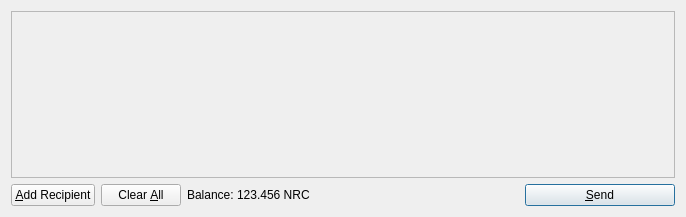
<?xml version="1.0" encoding="UTF-8"?>
<ui version="4.0">
 <class>SendCoinsDialog</class>
 <widget class="QDialog" name="SendCoinsDialog">
  <property name="geometry">
   <rect>
    <x>0</x>
    <y>0</y>
    <width>686</width>
    <height>217</height>
   </rect>
  </property>
  <property name="windowTitle">
   <string>Send Coins</string>
  </property>
  <layout class="QVBoxLayout" name="verticalLayout">
   <item>
    <widget class="QScrollArea" name="scrollArea">
     <property name="widgetResizable">
      <bool>true</bool>
     </property>
     <widget class="QWidget" name="scrollAreaWidgetContents">
      <property name="geometry">
       <rect>
        <x>0</x>
        <y>0</y>
        <width>666</width>
        <height>165</height>
       </rect>
      </property>
      <layout class="QVBoxLayout" name="verticalLayout_2">
       <property name="margin">
        <number>0</number>
       </property>
       <item>
        <layout class="QVBoxLayout" name="entries">
         <property name="spacing">
          <number>6</number>
         </property>
        </layout>
       </item>
       <item>
        <spacer name="verticalSpacer">
         <property name="orientation">
          <enum>Qt::Vertical</enum>
         </property>
         <property name="sizeHint" stdset="0">
          <size>
           <width>20</width>
           <height>40</height>
          </size>
         </property>
        </spacer>
       </item>
      </layout>
     </widget>
    </widget>
   </item>
   <item>
    <layout class="QHBoxLayout" name="horizontalLayout">
     <item>
      <widget class="QPushButton" name="addButton">
       <property name="toolTip">
        <string>Send to multiple recipients at once</string>
       </property>
       <property name="text">
        <string>&amp;Add Recipient</string>
       </property>
       <property name="icon">
        <iconset resource="../bitcoin.qrc">
         <normaloff>:/icons/add</normaloff>:/icons/add</iconset>
       </property>
       <property name="autoDefault">
        <bool>false</bool>
       </property>
      </widget>
     </item>
     <item>
      <widget class="QPushButton" name="clearButton">
       <property name="sizePolicy">
        <sizepolicy hsizetype="Minimum" vsizetype="Fixed">
         <horstretch>0</horstretch>
         <verstretch>0</verstretch>
        </sizepolicy>
       </property>
       <property name="toolTip">
        <string>Remove all transaction fields</string>
       </property>
       <property name="text">
        <string>Clear &amp;All</string>
       </property>
       <property name="icon">
        <iconset resource="../bitcoin.qrc">
         <normaloff>:/icons/remove</normaloff>:/icons/remove</iconset>
       </property>
       <property name="autoRepeatDelay">
        <number>300</number>
       </property>
       <property name="autoDefault">
        <bool>false</bool>
       </property>
      </widget>
     </item>
     <item>
      <layout class="QHBoxLayout" name="horizontalLayout_2">
       <property name="spacing">
        <number>3</number>
       </property>
       <item>
        <widget class="QLabel" name="label">
         <property name="text">
          <string>Balance:</string>
         </property>
        </widget>
       </item>
       <item>
        <widget class="QLabel" name="labelBalance">
         <property name="cursor">
          <cursorShape>IBeamCursor</cursorShape>
         </property>
         <property name="text">
          <string>123.456 NRC</string>
         </property>
         <property name="textInteractionFlags">
          <set>Qt::LinksAccessibleByMouse|Qt::TextSelectableByKeyboard|Qt::TextSelectableByMouse</set>
         </property>
        </widget>
       </item>
      </layout>
     </item>
     <item>
      <spacer name="horizontalSpacer">
       <property name="orientation">
        <enum>Qt::Horizontal</enum>
       </property>
       <property name="sizeHint" stdset="0">
        <size>
         <width>40</width>
         <height>20</height>
        </size>
       </property>
      </spacer>
     </item>
     <item>
      <widget class="QPushButton" name="sendButton">
       <property name="minimumSize">
        <size>
         <width>150</width>
         <height>0</height>
        </size>
       </property>
       <property name="toolTip">
        <string>Confirm the send action</string>
       </property>
       <property name="text">
        <string>&amp;Send</string>
       </property>
       <property name="icon">
        <iconset resource="../bitcoin.qrc">
         <normaloff>:/icons/send</normaloff>:/icons/send</iconset>
       </property>
       <property name="default">
        <bool>true</bool>
       </property>
      </widget>
     </item>
    </layout>
   </item>
  </layout>
 </widget>
 <resources>
  <include location="../bitcoin.qrc"/>
 </resources>
 <connections/>
</ui>
